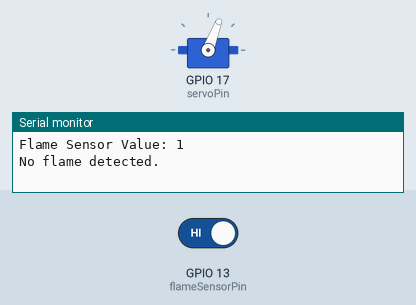
The sketch below on a simulated ESP32. Shown: servo, the last lines printed to the serial monitor. Inputs (shaded band) come from the test bench; at power-on: GPIO 13 (flameSensorPin) HIGH.

Above: at 1.05 s.
At 11.6 s:
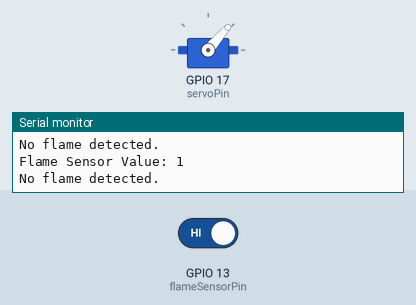
11.7 s: GPIO 13 (flameSensorPin) driven LOW
At 16.35 s:
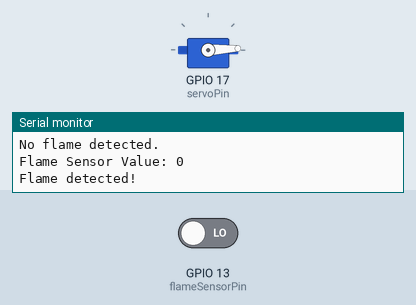
Timing chart, 0 to 29.2 s (numbered marks = the images above; inputs shaded):
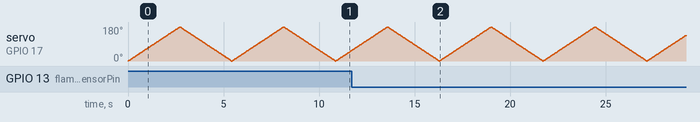

The sketch:

servo.ino
```cpp
#include <ESP32Servo.h>  // Include the Servo library

// Define the pin connected to the servo signal wire
const int servoPin = 17;

// Define the pin connected to the flame sensor
const int flameSensorPin = 13;

// Create a Servo object
Servo myServo;

void setup() {
  // Attach the servo to the specified pin
  myServo.attach(servoPin);

  // Initialize the flame sensor pin as input
  pinMode(flameSensorPin, INPUT);

  // Start the serial communication for debugging
  Serial.begin(115200);
}

void loop() {
  // Read the flame sensor value
  int flameSensorValue = digitalRead(flameSensorPin);

  // Print the flame sensor value to the Serial Monitor
  Serial.print("Flame Sensor Value: ");
  Serial.println(flameSensorValue);

  if (flameSensorValue == LOW) {
    // Flame detected (assuming LOW means flame detected)
    Serial.println("Flame detected!");
    // Additional actions can be placed here when flame is detected
  } else {
    // No flame detected
    Serial.println("No flame detected.");
    // Additional actions can be placed here when no flame is detected
  }

  // Move the servo from 0 to 180 degrees
  for (int angle = 0; angle <= 180; angle++) {
    myServo.write(angle);  // Set the servo position
    delay(15);             // Wait for the servo to reach the position
  }

  // Move the servo from 180 to 0 degrees
  for (int angle = 180; angle >= 0; angle--) {
    myServo.write(angle);  // Set the servo position
    delay(15);             // Wait for the servo to reach the position
  }

  // Optionally, add a delay here to control the speed of the servo movement
  // If you want the servo to move continuously without delay, you can remove the delay here
}
```
